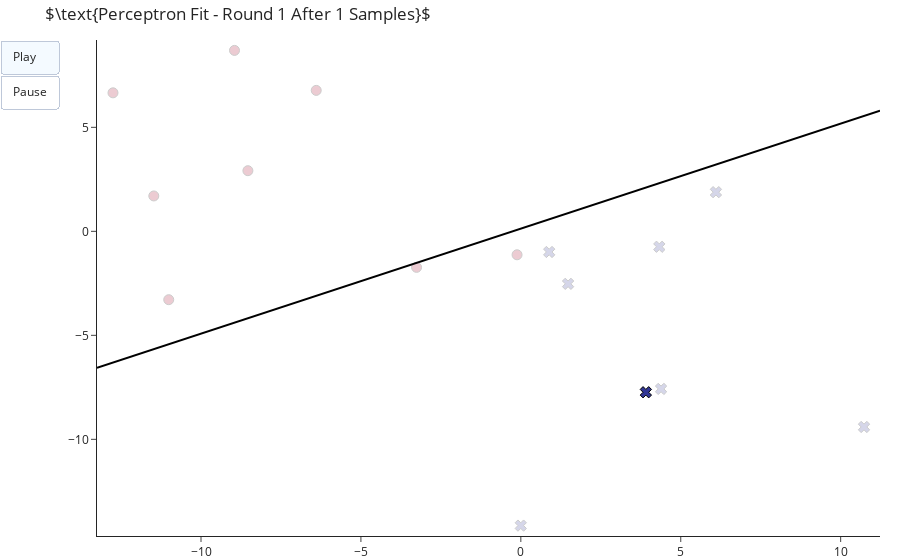

Write notebook code for a chart like this one.
### Markdown cell above
## Perceptron

### Code cell
from sklearn.datasets import make_classification, make_blobs
from sklearn.linear_model import Perceptron as Perceptron

np.random.seed(9)

def create_linearly_separable_dataset(n=30, scale=10):
    # Create a dataset that is linearly separable
    separable = False
    while not separable:
        samples = make_classification(n_samples=n, n_features=2, n_informative=2, n_repeated = 0, 
                                  n_redundant=0,n_clusters_per_class=1, class_sep = 0.5, scale=scale)
        red, blue = samples[0][samples[1] == 0], samples[0][samples[1] == 1]
        separable = any([red[:, k].max() < blue[:, k].min() or red[:, k].min() > blue[:, k].max() for k in range(2)])
        
    X, y = samples[0], samples[1]
    
    # Make sure that the first two samples are from both classes
    idx = np.array([np.where(y == 0)[0][0], np.where(y == 1)[0][0]])
    msk = np.array([False]*X.shape[0])
    msk[idx] = True
    return np.r_[X[msk], X[~msk]], np.r_[y[msk], y[~msk]]

X, y = create_linearly_separable_dataset(16)
lim = np.array([X.min(axis=0), X.max(axis=0)]).T + np.array([-.5,.5])

frames = []
per = Perceptron()
per.partial_fit([X[0]], [y[0]], np.unique(y))

rnd = 1
while per.score(X, y) != 1:
    for i in range(X.shape[0]):
        # Perform another fitting over new sample
        per.partial_fit([X[i]], [y[i]], np.unique(y))

        # Get Perceptron separator
        w = per.coef_[0]
        yy = (-w[0] / w[1]) * lim[0] - (per.intercept_[0] / w[1])

        # Create animation frame
        frames.append(go.Frame(
            data = [
                go.Scatter(x = X[:,0], y=X[:, 1], mode = 'markers', showlegend=False,
                           marker = dict(size = 10, color = y, line=dict(color="black", width=1),
                                         symbol=class_symbols[y], colorscale=class_colors(2), opacity = [1]*(i+1) + [0.2]*(X.shape[0] - i-1))),
                go.Scatter(x = lim[0], y = [yy[0], yy[1]], mode = 'lines', line_color="black", showlegend=False)],
            traces=[0, 1],
            layout = go.Layout(title=rf"$\text{{Perceptron Fit - Round {rnd} After {i+1} Samples}}$")))
    rnd += 1


fig = go.Figure(data=frames[0]["data"],
                frames=frames,
                layout = go.Layout(
                    title=frames[0]["layout"]["title"],
                    xaxis=dict(range=lim[0], autorange=False),
                    yaxis=dict(range=lim[1], autorange=False),
                    updatemenus=[dict(type="buttons", buttons=[AnimationButtons.play(frame_duration=100), AnimationButtons.pause()])]))


animation_to_gif(fig, "../perceptron_fit.gif", 500, width=700, height=700) 
fig.show()

### Figure 1 — Plotly figure (JSON) as saved in the notebook; plotly's stock layout.template omitted (floating-point values rounded to 4 significant figures)
{"data": [{"marker": {"color": [1, 0, 1, 1, 1, 0, 0, 1, 0, 1, 1, 1, 0, 0, 0, 0], "colorscale": [[0, "rgb(165,0,38)"], [1, "rgb(49,54,149)"]], "line": {"color": "black", "width": 1}, "opacity": [1, 0.2, 0.2, 0.2, 0.2, 0.2, 0.2, 0.2, 0.2, 0.2, 0.2, 0.2, 0.2, 0.2, 0.2, 0.2], "size": 10, "symbol": ["x", "circle", "x", "x", "x", "circle", "circle", "x", "circle", "x", "x", "x", "circle", "circle", "circle", "circle"]}, "mode": "markers", "showlegend": false, "type": "scatter", "x": [3.909, -3.26, 10.73, -0.001908, 6.1, -11.01, -11.48, 4.33, -6.398, 1.477, 4.385, 0.8874, -0.1183, -8.952, -12.75, -8.534], "y": [-7.737, -1.732, -9.407, -14.15, 1.882, -3.287, 1.701, -0.7417, 6.776, -2.524, -7.577, -0.9931, -1.128, 8.698, 6.658, 2.915]}, {"line": {"color": "black"}, "mode": "lines", "showlegend": false, "type": "scatter", "x": [-13.25, 11.23], "y": [-6.567, 5.804]}], "layout": {"title": {"text": "$\\text{Perceptron Fit - Round 1 After 1 Samples}$"}, "updatemenus": [{"buttons": [{"args": [null, {"frame": {"duration": 100, "redraw": true}, "fromcurrent": true, "mode": "immediate", "transition": {"duration": 0, "easing": "linear"}}], "label": "Play", "method": "animate"}, {"args": [[null], {"frame": {"duration": 0, "redraw": false}, "mode": "immediate", "transition": {"duration": 0}}], "label": "Pause", "method": "animate"}], "type": "buttons"}], "xaxis": {"autorange": false, "range": [-13.25, 11.23]}, "yaxis": {"autorange": false, "range": [-14.65, 9.198]}}}
